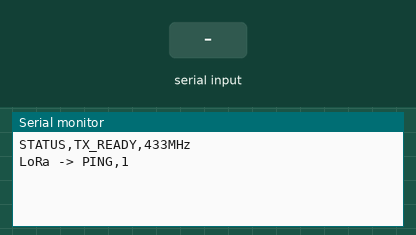
This sketch was run on a simulated ESP32. Shown: the last lines printed to the serial monitor. The test bench sets the inputs (shaded band). No radio packets arrive unless stated.

Above: at 1.2 s.
1.3 s: "1\n" received over Serial
At 1.9 s:
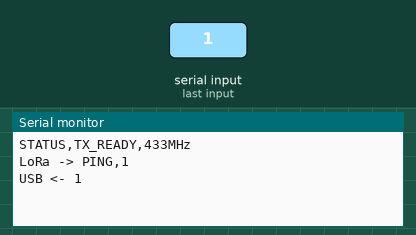
2.8 s: "1\n" received over the second serial link
At 2.99 s:
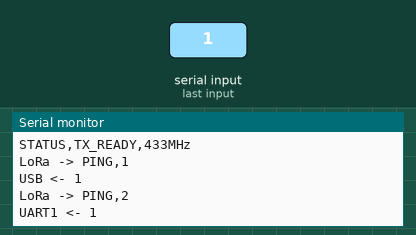
4.3 s: "0\n" received over Serial
At 4.9 s:
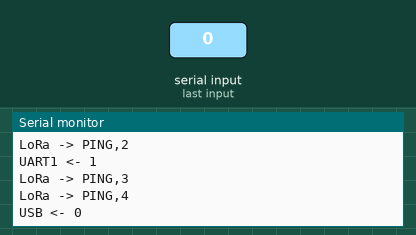
5.8 s: "0\n" received over the second serial link
At 5.99 s:
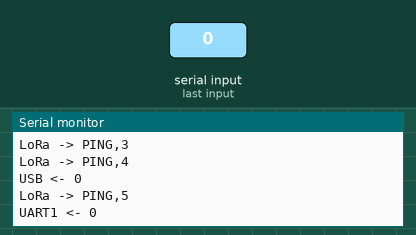
Timing chart, 0 to 8.3 s (numbered marks = the images above; inputs shaded):
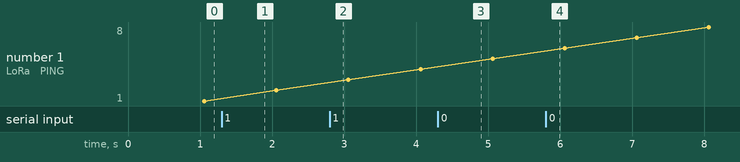

Measured:
- after the input at 1.3 s, the serial monitor: prints a new line at once (image 1)
- after the input at 2.8 s, the serial monitor: prints a new line at once (image 2)
- after the input at 4.3 s, the serial monitor: prints a new line at once (image 3)
- after the input at 5.8 s, the serial monitor: prints a new line at once (image 4)

The sketch:

sender_2500ms_GPS_UART.ino
```cpp
#include <SPI.h>
#include <LoRa.h>

// ---------------- PINY LoRa ----------------
#define LORA_SCK    18
#define LORA_MISO   19
#define LORA_MOSI   21
#define LORA_CS      5
#define LORA_RST    14
#define LORA_DIO0   13

/* ---------------- PINY STM32 (UART1) --------------
 * STM TX → ESP32 GPIO38 (RX1)
 * STM RX → ESP32 GPIO40 (TX1)
 */
constexpr uint8_t STM_RX_PIN = 38;
constexpr uint8_t STM_TX_PIN = 40;
HardwareSerial SerialSTM(1);               // UART1 = RX1/TX1

/* ---------------- ZMIENNE GLOBALNE -------------- */
char lineBuf[128] = {0};
uint32_t pingCounter = 0;
unsigned long lastPingMs = 0;

bool readTelemetryLine(Stream &port, char *line, size_t lineSize) {
    if (!port.available()) return false;

    int len = port.readBytesUntil('\n', line, lineSize - 1);
    if (len <= 0) return false;

    line[len] = '\0';
    if (line[len - 1] == '\r') {
        line[len - 1] = '\0';
    }
    return true;
}

void relayLineToLoRa(const char *line) {
    if (!line || !line[0]) return;

    LoRa.beginPacket();
    LoRa.write(reinterpret_cast<const uint8_t *>(line), strlen(line));
    LoRa.write('\n');
    LoRa.endPacket();
}

void echoReceivedLine(const char *source, const char *line) {
    if (!line || !line[0]) return;
    Serial.printf("%s %s\n", source, line);
}

void sendLoRaPing() {
    if (millis() - lastPingMs < 1000UL) return;
    lastPingMs = millis();
    ++pingCounter;

    char pingLine[32];
    snprintf(pingLine, sizeof(pingLine), "PING,%lu", static_cast<unsigned long>(pingCounter));

    LoRa.beginPacket();
    LoRa.write(reinterpret_cast<const uint8_t *>(pingLine), strlen(pingLine));
    LoRa.write('\n');
    LoRa.endPacket();

    Serial.printf("LoRa -> %s\n", pingLine);
}

void pollTelemetryInputs() {
    char line[128];

    if (readTelemetryLine(Serial, line, sizeof(line))) {
        echoReceivedLine("USB <-", line);
        relayLineToLoRa(line);
    }

    if (readTelemetryLine(SerialSTM, line, sizeof(line))) {
        echoReceivedLine("UART1 <-", line);
        relayLineToLoRa(line);
    }
}

void setupRadio() {
    LoRa.setSpreadingFactor(10);
    LoRa.setSignalBandwidth(125E3);
    LoRa.setCodingRate4(5);
    LoRa.setPreambleLength(12);
    LoRa.enableCrc();
    LoRa.setTxPower(20, PA_OUTPUT_PA_BOOST_PIN);
}

void setup() {
  Serial.begin(115200);
  Serial.setTimeout(10);
  unsigned long serialWaitStart = millis();
  while (!Serial && millis() - serialWaitStart < 2000) { }

  SerialSTM.begin(115200, SERIAL_8N1, STM_RX_PIN, STM_TX_PIN);
  SerialSTM.setTimeout(10);                     // brak blokowania petli

  SPI.begin(LORA_SCK, LORA_MISO, LORA_MOSI, LORA_CS);
  LoRa.setPins(LORA_CS, LORA_RST, LORA_DIO0);
  if (!LoRa.begin(433E6)) {
    Serial.println("LoRa init failed");
    while (true) yield();
  }
  setupRadio();
  Serial.println("STATUS,TX_READY,433MHz");
}

void loop() {
  pollTelemetryInputs();
  sendLoRaPing();

  delay(1);
}
```
